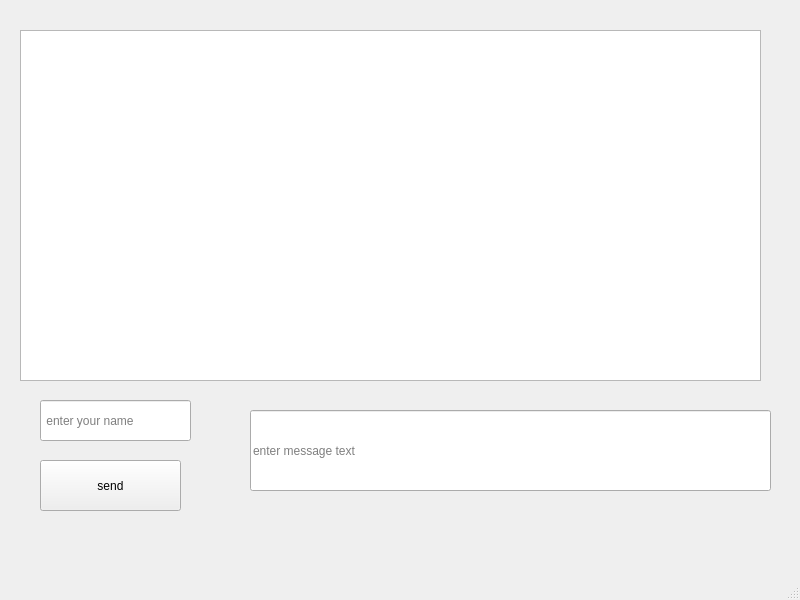
<?xml version="1.0" encoding="UTF-8"?>
<ui version="4.0">
 <class>MainWindow</class>
 <widget class="QMainWindow" name="MainWindow">
  <property name="geometry">
   <rect>
    <x>0</x>
    <y>0</y>
    <width>800</width>
    <height>600</height>
   </rect>
  </property>
  <property name="windowTitle">
   <string>MainWindow</string>
  </property>
  <widget class="QWidget" name="centralwidget">
   <widget class="QPushButton" name="sendButton">
    <property name="geometry">
     <rect>
      <x>40</x>
      <y>460</y>
      <width>141</width>
      <height>51</height>
     </rect>
    </property>
    <property name="text">
     <string>send</string>
    </property>
   </widget>
   <widget class="QLineEdit" name="messageLine">
    <property name="geometry">
     <rect>
      <x>250</x>
      <y>410</y>
      <width>521</width>
      <height>81</height>
     </rect>
    </property>
    <property name="placeholderText">
     <string>enter message text</string>
    </property>
    <property name="clearButtonEnabled">
     <bool>true</bool>
    </property>
   </widget>
   <widget class="QLineEdit" name="nameLine">
    <property name="geometry">
     <rect>
      <x>40</x>
      <y>400</y>
      <width>151</width>
      <height>41</height>
     </rect>
    </property>
    <property name="whatsThis">
     <string extracomment="name"/>
    </property>
    <property name="inputMask">
     <string extracomment="name"/>
    </property>
    <property name="placeholderText">
     <string> enter your name</string>
    </property>
   </widget>
   <widget class="QListWidget" name="messageList">
    <property name="geometry">
     <rect>
      <x>20</x>
      <y>30</y>
      <width>741</width>
      <height>351</height>
     </rect>
    </property>
   </widget>
  </widget>
  <widget class="QStatusBar" name="statusbar"/>
 </widget>
 <resources/>
 <connections/>
</ui>
